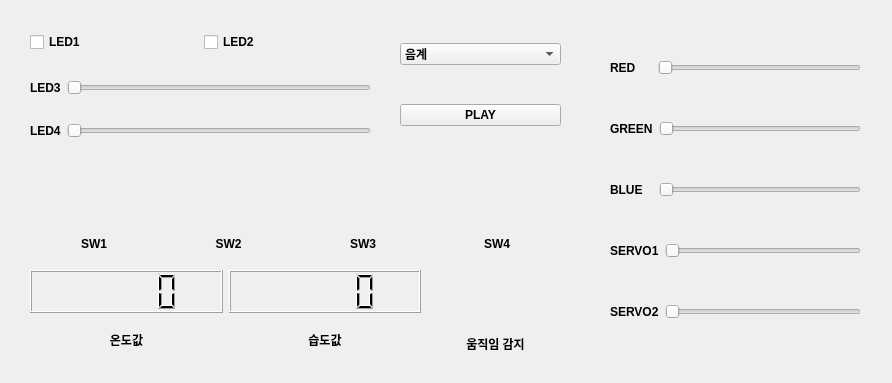
<?xml version="1.0" encoding="UTF-8"?>
<ui version="4.0">
 <class>widget</class>
 <widget class="QWidget" name="widget">
  <property name="geometry">
   <rect>
    <x>0</x>
    <y>0</y>
    <width>892</width>
    <height>383</height>
   </rect>
  </property>
  <property name="windowTitle">
   <string>widget</string>
  </property>
  <widget class="QWidget" name="layoutWidget">
   <property name="geometry">
    <rect>
     <x>30</x>
     <y>10</y>
     <width>341</width>
     <height>151</height>
    </rect>
   </property>
   <layout class="QVBoxLayout" name="verticalLayout">
    <item>
     <layout class="QHBoxLayout" name="horizontalLayout">
      <item>
       <widget class="QCheckBox" name="checkBox_LED1">
        <property name="font">
         <font>
          <weight>75</weight>
          <bold>true</bold>
         </font>
        </property>
        <property name="text">
         <string>LED1</string>
        </property>
       </widget>
      </item>
      <item>
       <widget class="QCheckBox" name="checkBox_LED2">
        <property name="font">
         <font>
          <weight>75</weight>
          <bold>true</bold>
         </font>
        </property>
        <property name="text">
         <string>LED2</string>
        </property>
       </widget>
      </item>
     </layout>
    </item>
    <item>
     <layout class="QHBoxLayout" name="horizontalLayout_2">
      <item>
       <widget class="QLabel" name="label_LED3">
        <property name="font">
         <font>
          <weight>75</weight>
          <bold>true</bold>
         </font>
        </property>
        <property name="text">
         <string>LED3</string>
        </property>
       </widget>
      </item>
      <item>
       <widget class="QSlider" name="Slider_LED3">
        <property name="orientation">
         <enum>Qt::Horizontal</enum>
        </property>
       </widget>
      </item>
     </layout>
    </item>
    <item>
     <layout class="QHBoxLayout" name="horizontalLayout_3">
      <item>
       <widget class="QLabel" name="label_LED4">
        <property name="font">
         <font>
          <weight>75</weight>
          <bold>true</bold>
         </font>
        </property>
        <property name="text">
         <string>LED4</string>
        </property>
       </widget>
      </item>
      <item>
       <widget class="QSlider" name="Slider_LED4">
        <property name="orientation">
         <enum>Qt::Horizontal</enum>
        </property>
       </widget>
      </item>
     </layout>
    </item>
   </layout>
  </widget>
  <widget class="QWidget" name="layoutWidget">
   <property name="geometry">
    <rect>
     <x>400</x>
     <y>10</y>
     <width>161</width>
     <height>151</height>
    </rect>
   </property>
   <layout class="QVBoxLayout" name="verticalLayout_2">
    <item>
     <widget class="QComboBox" name="comboBox_sel">
      <property name="font">
       <font>
        <weight>75</weight>
        <bold>true</bold>
       </font>
      </property>
      <item>
       <property name="text">
        <string>음계</string>
       </property>
      </item>
      <item>
       <property name="text">
        <string>스타워즈</string>
       </property>
      </item>
     </widget>
    </item>
    <item>
     <widget class="QPushButton" name="pushButton_play">
      <property name="font">
       <font>
        <weight>75</weight>
        <bold>true</bold>
       </font>
      </property>
      <property name="text">
       <string>PLAY</string>
      </property>
     </widget>
    </item>
   </layout>
  </widget>
  <widget class="QWidget" name="layoutWidget_2">
   <property name="geometry">
    <rect>
     <x>30</x>
     <y>170</y>
     <width>531</width>
     <height>91</height>
    </rect>
   </property>
   <layout class="QHBoxLayout" name="horizontalLayout_4">
    <item>
     <layout class="QVBoxLayout" name="verticalLayout_3">
      <property name="sizeConstraint">
       <enum>QLayout::SetDefaultConstraint</enum>
      </property>
      <item>
       <widget class="QLabel" name="label_SW_PIC1">
        <property name="minimumSize">
         <size>
          <width>71</width>
          <height>51</height>
         </size>
        </property>
        <property name="text">
         <string/>
        </property>
        <property name="pixmap">
         <pixmap resource="resource.qrc">:/image/led_50x50.png</pixmap>
        </property>
        <property name="alignment">
         <set>Qt::AlignCenter</set>
        </property>
       </widget>
      </item>
      <item>
       <widget class="QLabel" name="label_SW_TEXT1">
        <property name="font">
         <font>
          <weight>75</weight>
          <bold>true</bold>
         </font>
        </property>
        <property name="text">
         <string>SW1</string>
        </property>
        <property name="alignment">
         <set>Qt::AlignCenter</set>
        </property>
       </widget>
      </item>
     </layout>
    </item>
    <item>
     <layout class="QVBoxLayout" name="verticalLayout_4">
      <item>
       <widget class="QLabel" name="label_SW_PIC2">
        <property name="minimumSize">
         <size>
          <width>71</width>
          <height>51</height>
         </size>
        </property>
        <property name="text">
         <string/>
        </property>
        <property name="pixmap">
         <pixmap resource="resource.qrc">:/image/led_50x50.png</pixmap>
        </property>
        <property name="alignment">
         <set>Qt::AlignCenter</set>
        </property>
       </widget>
      </item>
      <item>
       <widget class="QLabel" name="label_SW_TEXT2">
        <property name="font">
         <font>
          <weight>75</weight>
          <bold>true</bold>
         </font>
        </property>
        <property name="text">
         <string>SW2</string>
        </property>
        <property name="alignment">
         <set>Qt::AlignCenter</set>
        </property>
       </widget>
      </item>
     </layout>
    </item>
    <item>
     <layout class="QVBoxLayout" name="verticalLayout_5">
      <item>
       <widget class="QLabel" name="label_SW_PIC3">
        <property name="minimumSize">
         <size>
          <width>71</width>
          <height>51</height>
         </size>
        </property>
        <property name="text">
         <string/>
        </property>
        <property name="pixmap">
         <pixmap resource="resource.qrc">:/image/led_50x50.png</pixmap>
        </property>
        <property name="alignment">
         <set>Qt::AlignCenter</set>
        </property>
       </widget>
      </item>
      <item>
       <widget class="QLabel" name="label_SW_TEXT3">
        <property name="font">
         <font>
          <weight>75</weight>
          <bold>true</bold>
         </font>
        </property>
        <property name="text">
         <string>SW3</string>
        </property>
        <property name="alignment">
         <set>Qt::AlignCenter</set>
        </property>
       </widget>
      </item>
     </layout>
    </item>
    <item>
     <layout class="QVBoxLayout" name="verticalLayout_6">
      <item>
       <widget class="QLabel" name="label_SW_PIC4">
        <property name="minimumSize">
         <size>
          <width>71</width>
          <height>51</height>
         </size>
        </property>
        <property name="layoutDirection">
         <enum>Qt::LeftToRight</enum>
        </property>
        <property name="text">
         <string/>
        </property>
        <property name="pixmap">
         <pixmap resource="resource.qrc">:/image/led_50x50.png</pixmap>
        </property>
        <property name="alignment">
         <set>Qt::AlignCenter</set>
        </property>
       </widget>
      </item>
      <item>
       <widget class="QLabel" name="label_SW_TEXT4">
        <property name="font">
         <font>
          <weight>75</weight>
          <bold>true</bold>
         </font>
        </property>
        <property name="layoutDirection">
         <enum>Qt::LeftToRight</enum>
        </property>
        <property name="text">
         <string>SW4</string>
        </property>
        <property name="alignment">
         <set>Qt::AlignCenter</set>
        </property>
       </widget>
      </item>
     </layout>
    </item>
   </layout>
  </widget>
  <widget class="QWidget" name="layoutWidget">
   <property name="geometry">
    <rect>
     <x>30</x>
     <y>270</y>
     <width>391</width>
     <height>91</height>
    </rect>
   </property>
   <layout class="QGridLayout" name="gridLayout">
    <item row="0" column="0">
     <widget class="QLCDNumber" name="lcdNumber_Temp"/>
    </item>
    <item row="0" column="1">
     <widget class="QLCDNumber" name="lcdNumber_Humi"/>
    </item>
    <item row="1" column="0">
     <widget class="QLabel" name="label_Temp">
      <property name="font">
       <font>
        <weight>75</weight>
        <bold>true</bold>
       </font>
      </property>
      <property name="text">
       <string>온도값</string>
      </property>
      <property name="alignment">
       <set>Qt::AlignCenter</set>
      </property>
     </widget>
    </item>
    <item row="1" column="1">
     <widget class="QLabel" name="label_Humi">
      <property name="font">
       <font>
        <weight>75</weight>
        <bold>true</bold>
       </font>
      </property>
      <property name="text">
       <string>습도값</string>
      </property>
      <property name="alignment">
       <set>Qt::AlignCenter</set>
      </property>
     </widget>
    </item>
   </layout>
  </widget>
  <widget class="QWidget" name="layoutWidget">
   <property name="geometry">
    <rect>
     <x>430</x>
     <y>270</y>
     <width>131</width>
     <height>91</height>
    </rect>
   </property>
   <layout class="QVBoxLayout" name="verticalLayout_7">
    <item>
     <widget class="QLabel" name="label_PIR_PIC">
      <property name="minimumSize">
       <size>
        <width>71</width>
        <height>51</height>
       </size>
      </property>
      <property name="layoutDirection">
       <enum>Qt::LeftToRight</enum>
      </property>
      <property name="text">
       <string/>
      </property>
      <property name="pixmap">
       <pixmap resource="resource.qrc">:/image/pir_50x50.png</pixmap>
      </property>
      <property name="alignment">
       <set>Qt::AlignCenter</set>
      </property>
     </widget>
    </item>
    <item>
     <widget class="QLabel" name="label_PIR_TEXT">
      <property name="font">
       <font>
        <weight>75</weight>
        <bold>true</bold>
       </font>
      </property>
      <property name="layoutDirection">
       <enum>Qt::LeftToRight</enum>
      </property>
      <property name="text">
       <string>움직임 감지</string>
      </property>
      <property name="alignment">
       <set>Qt::AlignCenter</set>
      </property>
     </widget>
    </item>
   </layout>
  </widget>
  <widget class="QWidget" name="layoutWidget">
   <property name="geometry">
    <rect>
     <x>610</x>
     <y>20</y>
     <width>251</width>
     <height>341</height>
    </rect>
   </property>
   <layout class="QVBoxLayout" name="verticalLayout_8">
    <item>
     <layout class="QHBoxLayout" name="horizontalLayout_5">
      <item>
       <widget class="QLabel" name="label_LED_RED">
        <property name="font">
         <font>
          <weight>75</weight>
          <bold>true</bold>
         </font>
        </property>
        <property name="text">
         <string>RED     </string>
        </property>
       </widget>
      </item>
      <item>
       <widget class="QSlider" name="Slider_LED_RED">
        <property name="styleSheet">
         <string notr="true">selection-background-color: rgb(255, 0, 0);</string>
        </property>
        <property name="orientation">
         <enum>Qt::Horizontal</enum>
        </property>
       </widget>
      </item>
     </layout>
    </item>
    <item>
     <layout class="QHBoxLayout" name="horizontalLayout_6">
      <item>
       <widget class="QLabel" name="label_LED_GREEN">
        <property name="font">
         <font>
          <weight>75</weight>
          <bold>true</bold>
         </font>
        </property>
        <property name="text">
         <string>GREEN</string>
        </property>
       </widget>
      </item>
      <item>
       <widget class="QSlider" name="Slider_LED_GREEN">
        <property name="styleSheet">
         <string notr="true">selection-background-color: rgb(85, 170, 0);</string>
        </property>
        <property name="orientation">
         <enum>Qt::Horizontal</enum>
        </property>
       </widget>
      </item>
     </layout>
    </item>
    <item>
     <layout class="QHBoxLayout" name="horizontalLayout_7">
      <item>
       <widget class="QLabel" name="label_LED_BLUE">
        <property name="font">
         <font>
          <weight>75</weight>
          <bold>true</bold>
         </font>
        </property>
        <property name="text">
         <string>BLUE   </string>
        </property>
       </widget>
      </item>
      <item>
       <widget class="QSlider" name="Slider_LED_BLUE">
        <property name="styleSheet">
         <string notr="true">selection-background-color: rgb(0, 170, 255);</string>
        </property>
        <property name="orientation">
         <enum>Qt::Horizontal</enum>
        </property>
       </widget>
      </item>
     </layout>
    </item>
    <item>
     <layout class="QHBoxLayout" name="horizontalLayout_8">
      <item>
       <widget class="QLabel" name="label_SERVO1">
        <property name="font">
         <font>
          <weight>75</weight>
          <bold>true</bold>
         </font>
        </property>
        <property name="text">
         <string>SERVO1</string>
        </property>
       </widget>
      </item>
      <item>
       <widget class="QSlider" name="Slider_SERVO1">
        <property name="minimum">
         <number>102</number>
        </property>
        <property name="maximum">
         <number>512</number>
        </property>
        <property name="orientation">
         <enum>Qt::Horizontal</enum>
        </property>
       </widget>
      </item>
     </layout>
    </item>
    <item>
     <layout class="QHBoxLayout" name="horizontalLayout_9">
      <item>
       <widget class="QLabel" name="label_SERVO2">
        <property name="font">
         <font>
          <weight>75</weight>
          <bold>true</bold>
         </font>
        </property>
        <property name="text">
         <string>SERVO2</string>
        </property>
       </widget>
      </item>
      <item>
       <widget class="QSlider" name="Slider_SERVO2">
        <property name="minimum">
         <number>102</number>
        </property>
        <property name="maximum">
         <number>512</number>
        </property>
        <property name="orientation">
         <enum>Qt::Horizontal</enum>
        </property>
       </widget>
      </item>
     </layout>
    </item>
   </layout>
  </widget>
 </widget>
 <resources>
  <include location="resource.qrc"/>
 </resources>
 <connections/>
</ui>
